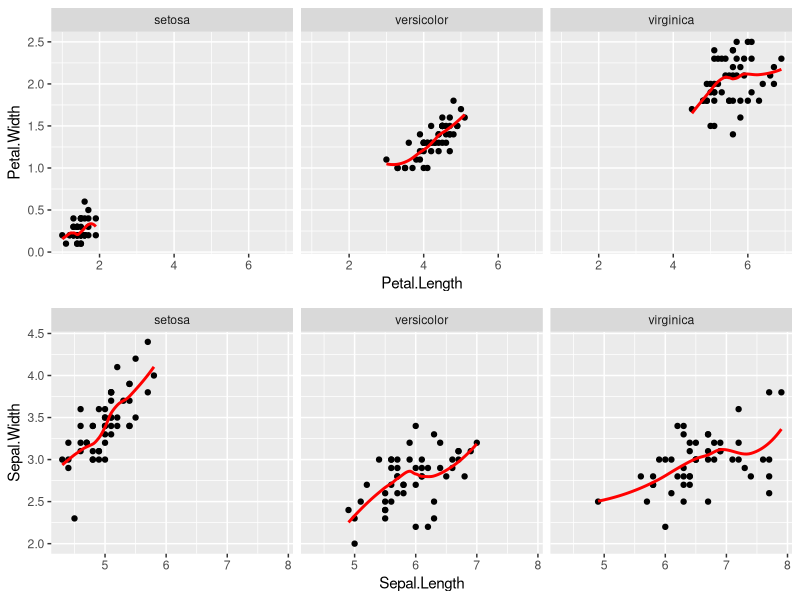

This figure's R source:
#подключаем библиотеку
library(ggplot2)
library(gridExtra)
library(e1071)

#загружаем данные
data <- iris

#построим графики
a <- qplot(Petal.Length, Petal.Width,data = iris) +
  facet_grid(facets = ~ Species) +
  geom_smooth(color = "red", se = FALSE)

b <- qplot(Sepal.Length, Sepal.Width, data = iris) +
  facet_grid(facets = ~ Species) +
  geom_smooth(color = "red", se = FALSE)
grid.arrange(a, b, nrow = 2)

#создаем модель
model <- svm (Species ~., data = data)

print (model)
summary (model) 

#Создадим данные
x <- seq (0.1,1, by = 0.05) 
y <- log (x) + rnorm (x, sd = 0,2) 

#оценим модель
m <- svm (x, y) 
new <- predict(m, x) 
View(new)
        
        